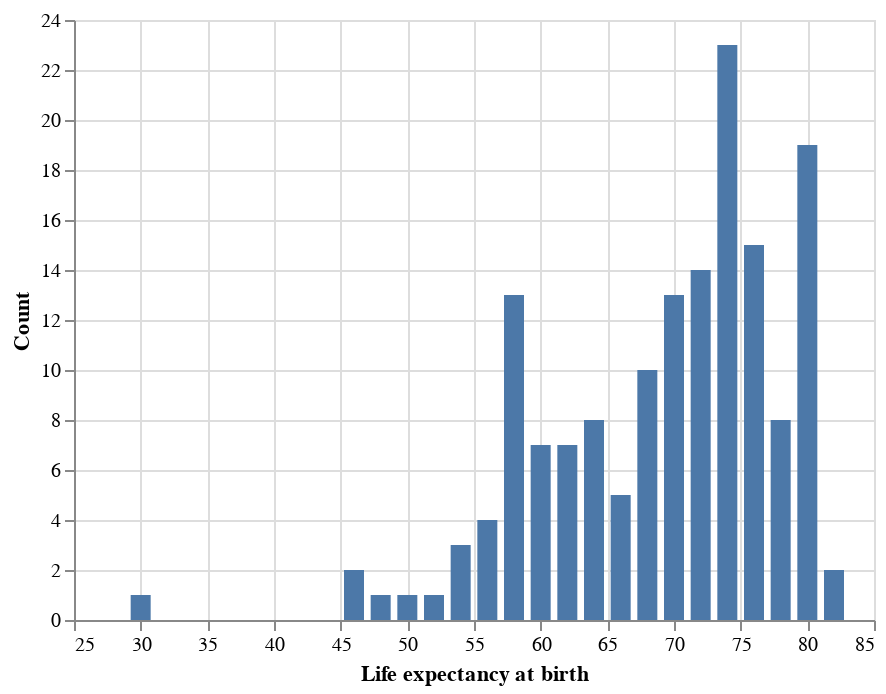

Notebook source saved alongside this figure:
### Markdown cell above
### Aggregate transform

Now, the counting of observations in each bin is *also* an under-the-hood operation in constructing the histogram. You already saw how this was done 'manually' in the example above before introducing the bin transform.

Grouped counting is a form of *aggregation*: it produces output that has fewer values than the input by combining multiple values (in this case rows) into one value (in this case a count of the number of rows). 

This operation can also be made explicit using `.transform_aggregate()`. This makes use of Altair's *aggregation shorthands* for common aggregation functions; see the documentation on Altair encodings for a [full list of shorthands](https://altair-viz.github.io/user_guide/encoding.html#binning-and-aggregation).

Here is how `.transform_aggregate()` would be used to perform the counting:

### Code cell
# filter, bin, count, and plot
alt.Chart(
    data
).transform_filter(
    alt.FieldEqualPredicate(field = 'Year', 
                            equal = 2010)
).transform_bin(
    'Life expectancy at birth', 
    field = 'All',
    bin = alt.Bin(step = 2) 
).transform_aggregate(
    Count = 'count()', # altair shorthand operation -- see docs for full list
    groupby = ['Life expectancy at birth'] # grouping variable(s)
).mark_bar(size = 10).encode(
    x = 'Life expectancy at birth:Q', 
    y = 'Count:Q'
)

### Figure 1 — Vega-Lite specification as saved in the notebook (floating-point values rounded to 4 significant figures; data arrays with more than 128 entries replaced by an {"elided": "..."} marker saying what was removed)
{"config": {"view": {"continuousWidth": 400, "continuousHeight": 300}}, "data": {"name": "data-c482617b7135038ac9b5a73542beb500"}, "mark": {"type": "bar", "size": 10}, "encoding": {"x": {"type": "quantitative", "field": "Life expectancy at birth"}, "y": {"type": "quantitative", "field": "Count"}}, "transform": [{"filter": {"equal": 2010, "field": "Year"}}, {"bin": {"step": 2}, "field": "All", "as": "Life expectancy at birth"}, {"aggregate": [{"op": "count", "as": "Count"}], "groupby": ["Life expectancy at birth"]}], "$schema": "https://vega.github.io/schema/vega-lite/v4.8.1.json", "datasets": {"data-c482617b7135038ac9b5a73542beb500": {"elided": "620 records"}}}
